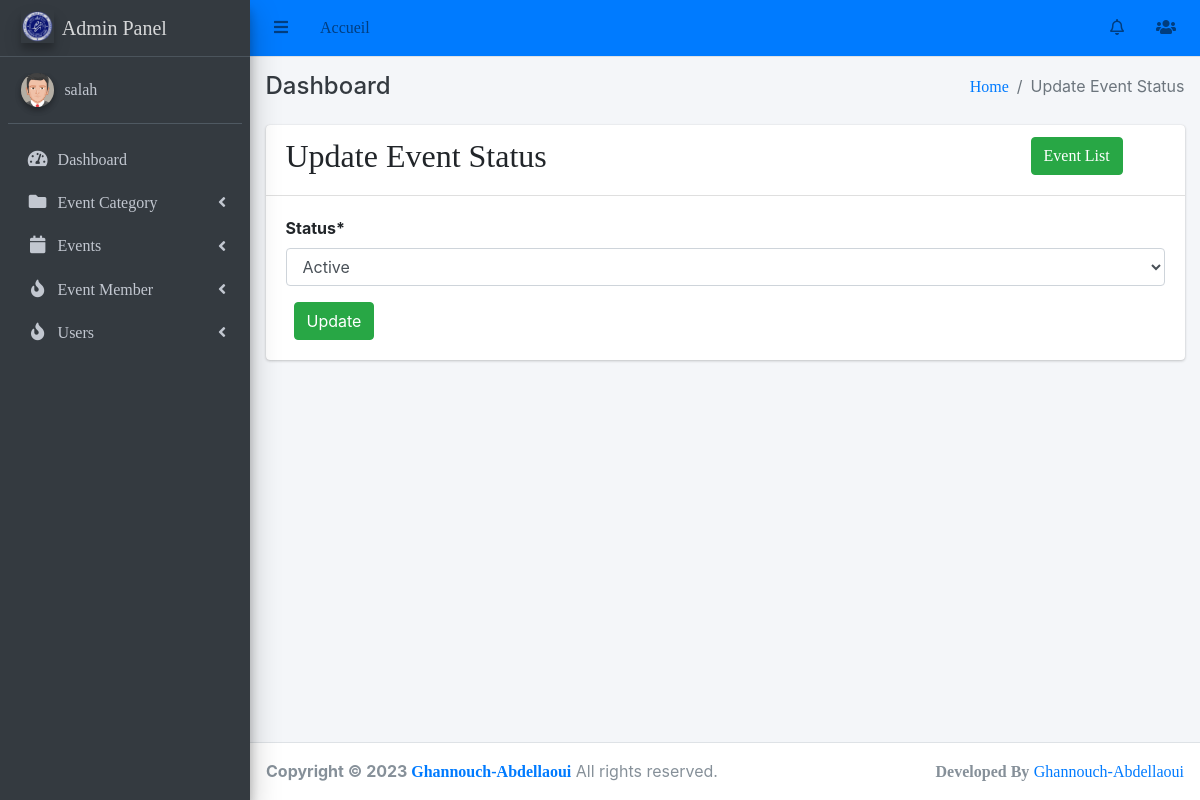
The app's page /events/update-status/10/event/ (signed in), older data.
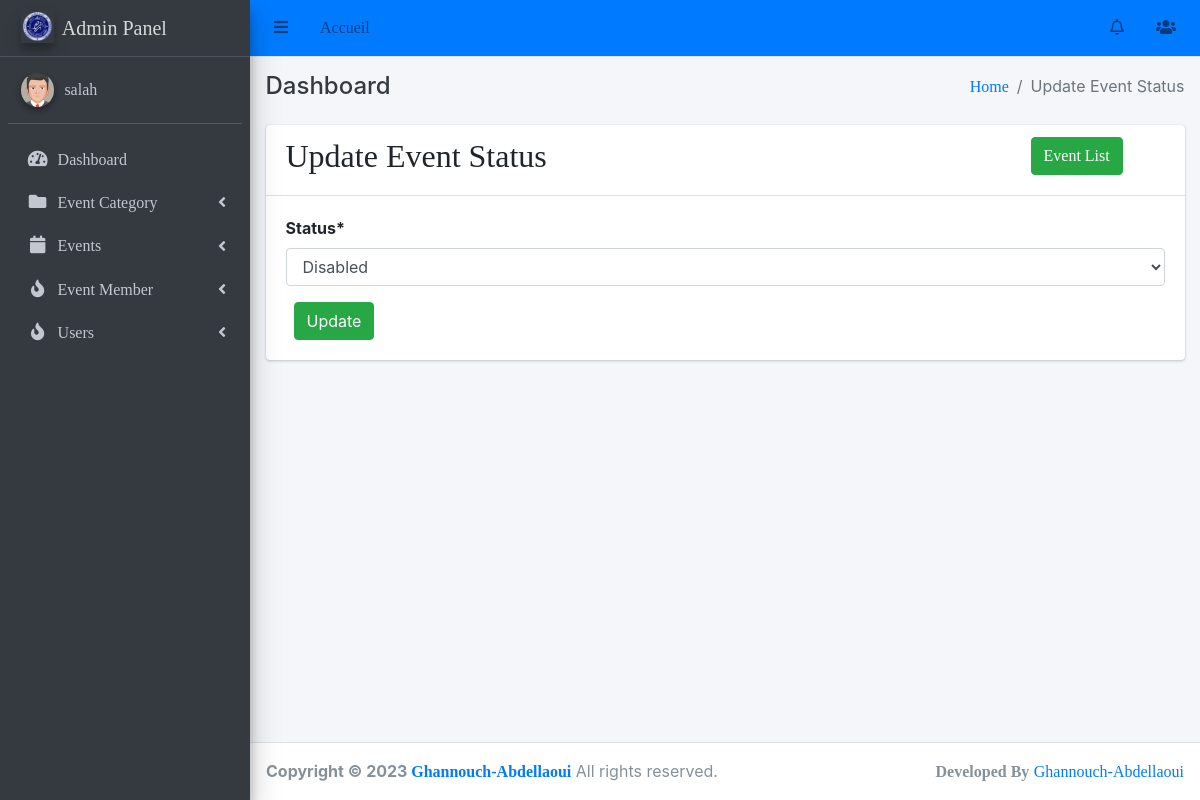
The same page, newer data.
### events/models.py (models this page shows, shortened)
class Event(models.Model):
    category = models.ForeignKey(EventCategory, on_delete=models.CASCADE)
    name = models.CharField(max_length=255, unique=True)
    description = RichTextUploadingField()
    job_category = models.ForeignKey(JobCategory, on_delete=models.CASCADE)
    select_scheduled_status = (
        ('yet to scheduled', 'Yet to Scheduled'),
        ('scheduled', 'Scheduled')
    )
    scheduled_status = models.CharField(max_length=25, choices=select_scheduled_status)
    venue = models.CharField(max_length=255)
    start_date = models.DateField()
    end_date = models.DateField()
    location = LocationField()
    maximum_attende = models.PositiveIntegerField()
    created_user = models.ForeignKey('auth.User', on_delete=models.CASCADE, null=True, blank=True, related_name='event_created_user')
    updated_user = models.ForeignKey('auth.User', on_delete=models.CASCADE, blank=True, null=True, related_name='event_updated_user')
    created_date = models.DateField(auto_now_add=True)
    updated_date = models.DateField(auto_now_add=True)
    last_updated = models.DateTimeField(auto_now=True)
    status_choice = (
        ('disabled', 'Disabled'),
        ('active', 'Active'),
        ('deleted', 'Deleted'),
        ('time out', 'Time Out'),
        ('completed', 'Completed'),
        ('cancel', 'Cancel'),
    )
    status = models.CharField(choices=status_choice, max_length=10)
    price = models.DecimalField(max_digits=8, decimal_places=2,null=True)
    ticket = models.OneToOneField(Ticket, on_delete=models.CASCADE, null=True,  blank=True)

### events/views.py (the view)
# urls.py: path('update-status/<int:pk>/event/', UpdateEventStatusView.as_view(), name='update-event-status'),
class UpdateEventStatusView(LoginRequiredMixin, UpdateView):
    login_url = 'login'
    model = Event
    fields = ['status']
    template_name = 'events/update_event_status.html'

### main/templates/events/update_event_status.html (shortened to what this page needs)
{% extends 'base/base.html' %}
{% block breadcrumb %}Update Event Status{% endblock breadcrumb %}
{% load crispy_forms_tags %}
{% block content %}
    <div class="row">
        <div class="col-md-12">
            <div class="card">
                <div class="card-header">
                    <div class="row">
                        <div class="col-md-10">
                            <h2>Update Event Status</h2>
                        </div>
                        <div class="col-md-2">
                            <a class="btn btn-success" href="{% url 'admin_events:event-list' %}">Event List</a>
                        </div>
                    </div>
                </div>
                <div class="card-body">
                    <form method="post" enctype="multipart/form-data">
                        {{ form|crispy  }}
                        <button class="btn btn-success ml-2" type="submit">Update</button>
                    </form>
                </div>
            </div>
        </div>
    </div>
{% endblock content %}

Row changes from the older to the newer data that the page shows:
changed Event: status "Active" → "Disabled"
